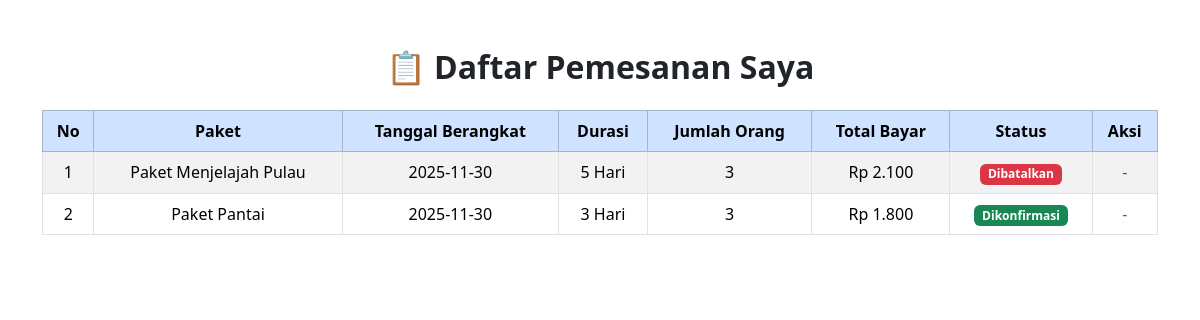
/Wisata/user/daftar_pemesanan.php (signed in), run on the app's committed database.
### tables this page shows
CREATE TABLE `pemesanan` (
  `id_pemesanan` int(11) NOT NULL,
  `nama_pelanggan` varchar(100) NOT NULL,
  `email` varchar(100) NOT NULL,
  `telepon` varchar(20) NOT NULL,
  `id_akun` int(11) NOT NULL,
  `id_paket` int(11) NOT NULL,
  `tanggal_berangkat` date NOT NULL,
  `durasi` varchar(30) NOT NULL,
  `jumlah_orang` int(11) NOT NULL,
  `total_bayar` int(11) NOT NULL,
  `status` enum('dikonfirmasi','dibatalkan','menunggu') NOT NULL
);

CREATE TABLE `paket` (
  `id_paket` int(11) NOT NULL,
  `nama_paket` varchar(100) NOT NULL,
  `deskripsi` text NOT NULL,
  `durasi` varchar(50) NOT NULL,
  `harga` int(11) NOT NULL
);

### Wisata/user/daftar_pemesanan.php (the view, shortened to what this page needs)
<?php
include "../config/app.php";
?>
<!DOCTYPE html>
<html lang="id">
<head>
  <link href="https://cdn.jsdelivr.net/npm/bootstrap@5.3.2/dist/css/bootstrap.min.css" rel="stylesheet">
</head>
<body>
<div class="container my-5">
  <h2 class="mb-4 text-center fw-bold">📋 Daftar Pemesanan Saya</h2>
  <div class="table-responsive">
    <table class="table table-bordered table-striped text-center">
      <thead class="table-primary">
        <tr>
          <th>No</th>
          <th>Paket</th>
          <th>Tanggal Berangkat</th>
          <th>Durasi</th>
          <th>Jumlah Orang</th>
          <th>Total Bayar</th>
          <th>Status</th>
          <th>Aksi</th>
        </tr>
      </thead>
      <tbody>
      <?php
      $query = "
  SELECT p.*, pk.nama_paket
  FROM pemesanan p
  LEFT JOIN paket pk ON p.id_paket = pk.id_paket
  ORDER BY p.id_pemesanan DESC
";
      $result = $db->query($query);
      $no = 1;
      if ($result && $result->num_rows > 0) {
        while ($row = $result->fetch_assoc()) {
      ?>
        <tr>
          <td><?= $no++; ?></td>
          <td><?= $row['nama_paket'] ?? 'Paket tidak ditemukan'; ?></td>
          <td><?= $row['tanggal_berangkat']; ?></td>
          <td><?= $row['durasi']; ?></td>
          <td><?= $row['jumlah_orang']; ?></td>
          <td>Rp <?= number_format($row['total_bayar'],0,',','.'); ?></td>
          <td>
            <?php if ($row['status'] == 'menunggu'): ?>
              <span class="badge bg-warning text-dark">Menunggu</span>
            <?php elseif ($row['status'] == 'dikonfirmasi'): ?>
              <span class="badge bg-success">Dikonfirmasi</span>
            <?php elseif ($row['status'] == 'dibatalkan'): ?>
              <span class="badge bg-danger">Dibatalkan</span>
            <?php else: ?>
              <span class="badge bg-secondary"><?= $row['status']; ?></span>
            <?php endif; ?>
          </td>
          <td>
            <?php if ($row['status'] == 'menunggu'): ?>
              <a href="batal_pesanan.php?id=<?= $row['id_pemesanan']; ?>"
                 class="btn btn-danger btn-sm"
                 onclick="return confirm('Yakin ingin membatalkan pesanan?')">
                 ❌ Batalkan
              </a>
            <?php else: ?>
              <span class="text-muted">-</span>
            <?php endif; ?>
          </td>
        </tr>
      <?php
        }
      } else {
        echo "<tr><td colspan='8'>Belum ada pesanan.</td></tr>";
      }
      ?>
      </tbody>
    </table>
  </div>
</div>
</body>
</html>

### data on the page
pemesanan: id_paket.nama_paket "Paket Menjelajah Pulau", tanggal_berangkat "2025-11-30", durasi "5 Hari", jumlah_orang "3", total_bayar "2.100", status "Dibatalkan"
pemesanan: id_paket.nama_paket "Paket Pantai", tanggal_berangkat "2025-11-30", durasi "3 Hari", jumlah_orang "3", total_bayar "1.800", status "Dikonfirmasi"
